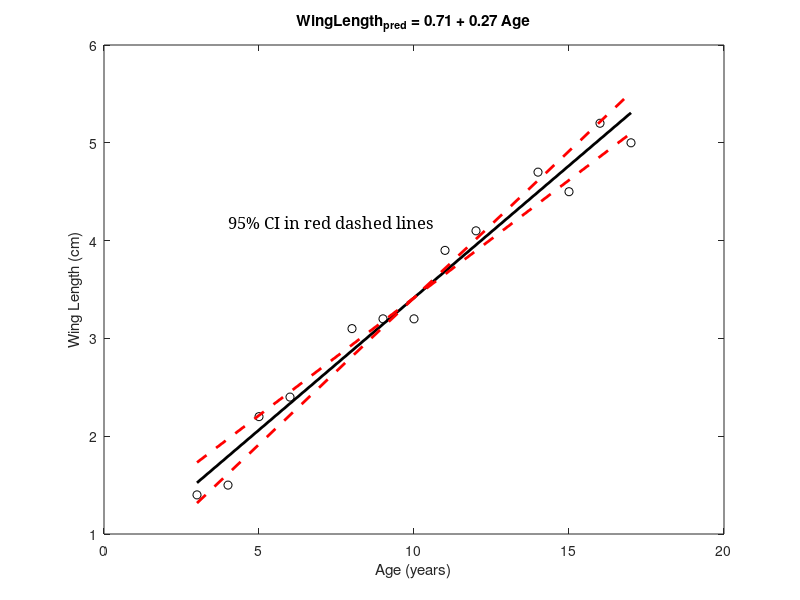

The MATLAB source for this figure: (Note: this script raises an error after producing the figure.)
% Answers to exercises found here: 
%  https://github.com/PennNGG/Quantitative-Neuroscience/blob/master/Measures%20of%20Association/Linear%20Regression.ipynb
%
% Copyright 2019 by Yale E. Cohen, University of Pennsylvania
%  Updated 07/21/21 by jig

%% Exercise 1
%%%%%%%%%%%%%%%%%%%%%%%%
%%%%%%%%%%%%%%%%%%%%%%%%

% The data: wing lengths of 13 birds at different ages
age=[3 4 5 6 8 9 10 11 12 14 15 16 17]; % this is the X variable
wing_length=[1.4 1.5 2.2 2.4 3.1 3.2 3.2 3.9 4.1 4.7 4.5 5.2 5]; % this is the Y variable

% 1. Plot the relationship between Age and Wing Length.
figure
plot(age, wing_length, 'ko');
xlabel('Age (years)')
ylabel('Wing Length (cm)')

% 2. Calculate and plot the regression line.

% Calculate the slope first
n=length(age); % alternatively, you can calculate n=length(wing_length)
SumX=sum(age); % sum up all X values
MeanX=mean(age); % find the mean X value
SumX2=sum(age.^2);  % the sum of each X squared
Sumx2=SumX2-SumX^2/n; % the sum of the square of the difference between (each X and mean X);

SumY=sum(wing_length); % sum up all Y values
MeanY=mean(wing_length); % find the mean Y value
SumXY=sum(age.*wing_length); % the sum of the product of each X and Y values
Sumxy=SumXY-SumX*SumY/n; %the sum of the product of the difference between each X value minus the
SumY2=sum(wing_length.^2); %the sum of each Y squared

% SLOPE
b=Sumxy/Sumx2; 

% INTERCEPT
a=MeanY-b*MeanX;

% Check against built-in function (also can use fitlm)
coefs = polyfit(age, wing_length, 1);
fprintf('slope = %.2f (%.2f polyfit)\n', b, coefs(1))
fprintf('intercept = %.2f (%.2f polyfit)\n', a, coefs(2))

% Add the regression line to the plot
hold on;
xax = age([1 end]);
plot(xax, b*xax+a,'k-','linewidth',2)
title(sprintf('WingLength_p_r_e_d = %.2f + %.2f Age', a, b))

% Can you reject H0: b=0?

% Using an F-test
k = 2; % number of groups
ndf = k-1; % numerator degrees of freedom
ddf= n-k; % denominator degrees of freedom
totalSS=SumY2-SumY^2/n;    %totalSS is essentially the sum of the square of the difference between (each y and mean Y);
regressionSS=Sumxy^2/Sumx2;
residualSS=totalSS-regressionSS;
Fstat=regressionSS/(residualSS/ddf);
prob=1-fcdf(Fstat,ndf,ddf); % significance probability for regression
fprintf('p(Fstat) of H_0:b=0 = %e\n', prob)

% Using a t-test
sb=sqrt(residualSS/ddf/Sumx2); % sb is essentially the standard error of the regression slope
Tval=(b-0)/sb;
prob = 1-tcdf(Tval,ddf); % degrees of freedom is n-k
fprintf('p(Tstat) of H_0:b=0 = %e\n', prob)

% 4. Calculate and plot 95% confidence intervals on the slope of the
% regression
alpha = 0.05;
t=-1*tinv(alpha/2,ddf); % ddf is the degrees of freedom
b05=b-t*sb; % lower CI
b95=b+t*sb; % upper CI
a05=MeanY-b05*MeanX; %intercept for lower CI
a95=MeanY-b95*MeanX; %intercept for upper CI
plot(xax,b05*xax+a05, 'r--', 'linewidth', 2)
plot(xax,b95*xax+a95, 'r--', 'linewidth', 2)
text(4,4.2,'95% CI in red dashed lines','fontname','Georgia','fontsize',12)

% 5. Calculate r2 (coefficient of determination)
totalSS=SumY2-SumY^2/n;    %totalSS is essentially the sum of the square of the difference between (each y and mean Y);
regressionSS=Sumxy^2/Sumx2;
r2=regressionSS/totalSS;
fprintf('r^2=%.4f\n', r2)
 
% 6. Calculate Pearson's r
r = corr([age', wing_length']);
fprintf('r=%.4f, r^2=%.4f\n', r(2,1), r(2,1)^2)

% 7. Add some noise to the data and see how the regression changes. 
figure
NUM_STD = 4;
for nn = 1:NUM_STD % four noise levels
    
    % add Gaussian noise to the observations
    new_lengths = wing_length + max(0, normrnd(0, nn, size(wing_length, 1), size(wing_length, 2)));
    
    % Use fitlm, which returns lots of good stuff
    lm = fitlm(age, new_lengths);
    [p,~,~] = coefTest(lm);
    
    % Show it
    subplot(1, NUM_STD, nn); cla reset; hold on;
    plot(lm);
    xlabel('Age (years)');
    ylabel('Wing Length (cm)');
    title(sprintf('STD=%d, p=%.2f', nn, p))
    axis([0 20 0 12])
end

%% Exercise 2
%%%%%%%%%%%%%%%%%%%%%%%%
%%%%%%%%%%%%%%%%%%%%%%%%
